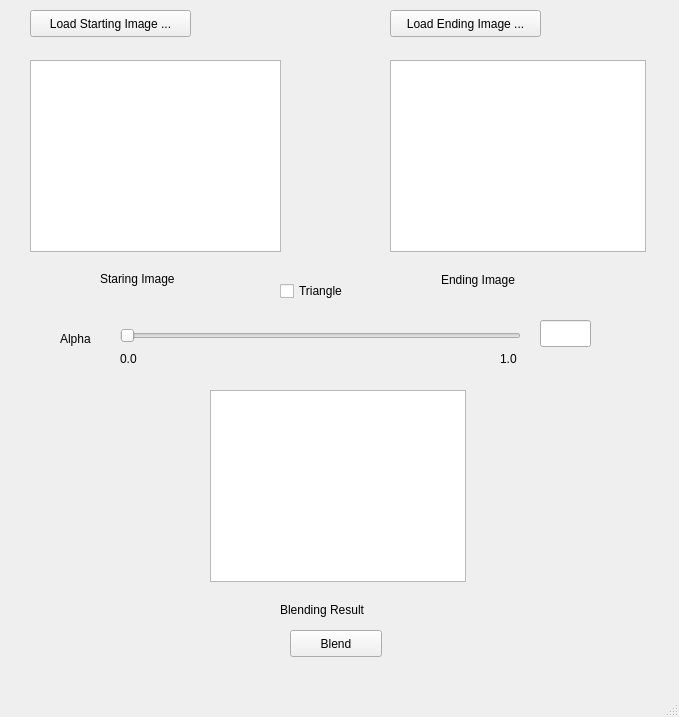
<?xml version="1.0" encoding="UTF-8"?>
<ui version="4.0">
 <class>MainWindow</class>
 <widget class="QMainWindow" name="MainWindow">
  <property name="geometry">
   <rect>
    <x>0</x>
    <y>0</y>
    <width>679</width>
    <height>717</height>
   </rect>
  </property>
  <property name="mouseTracking">
   <bool>true</bool>
  </property>
  <property name="focusPolicy">
   <enum>Qt::ClickFocus</enum>
  </property>
  <property name="windowTitle">
   <string>MainWindow</string>
  </property>
  <widget class="QWidget" name="centralwidget">
   <widget class="QPushButton" name="LoadImg1">
    <property name="geometry">
     <rect>
      <x>30</x>
      <y>10</y>
      <width>161</width>
      <height>27</height>
     </rect>
    </property>
    <property name="text">
     <string>Load Starting Image ...</string>
    </property>
   </widget>
   <widget class="QPushButton" name="LoadImg2">
    <property name="geometry">
     <rect>
      <x>390</x>
      <y>10</y>
      <width>151</width>
      <height>27</height>
     </rect>
    </property>
    <property name="text">
     <string>Load Ending Image ...</string>
    </property>
   </widget>
   <widget class="QGraphicsView" name="Img1">
    <property name="geometry">
     <rect>
      <x>30</x>
      <y>60</y>
      <width>251</width>
      <height>192</height>
     </rect>
    </property>
    <property name="mouseTracking">
     <bool>true</bool>
    </property>
    <property name="focusPolicy">
     <enum>Qt::ClickFocus</enum>
    </property>
   </widget>
   <widget class="QGraphicsView" name="Img2">
    <property name="geometry">
     <rect>
      <x>390</x>
      <y>60</y>
      <width>256</width>
      <height>192</height>
     </rect>
    </property>
    <property name="mouseTracking">
     <bool>true</bool>
    </property>
    <property name="focusPolicy">
     <enum>Qt::ClickFocus</enum>
    </property>
    <property name="acceptDrops">
     <bool>false</bool>
    </property>
   </widget>
   <widget class="QLabel" name="label">
    <property name="geometry">
     <rect>
      <x>100</x>
      <y>270</y>
      <width>101</width>
      <height>17</height>
     </rect>
    </property>
    <property name="text">
     <string>Staring Image</string>
    </property>
   </widget>
   <widget class="QLabel" name="label_2">
    <property name="geometry">
     <rect>
      <x>441</x>
      <y>270</y>
      <width>91</width>
      <height>20</height>
     </rect>
    </property>
    <property name="text">
     <string>Ending Image</string>
    </property>
   </widget>
   <widget class="QSlider" name="Slider">
    <property name="geometry">
     <rect>
      <x>120</x>
      <y>320</y>
      <width>401</width>
      <height>31</height>
     </rect>
    </property>
    <property name="autoFillBackground">
     <bool>false</bool>
    </property>
    <property name="maximum">
     <number>20</number>
    </property>
    <property name="singleStep">
     <number>1</number>
    </property>
    <property name="pageStep">
     <number>10</number>
    </property>
    <property name="orientation">
     <enum>Qt::Horizontal</enum>
    </property>
    <property name="tickInterval">
     <number>0</number>
    </property>
   </widget>
   <widget class="QLabel" name="label_3">
    <property name="geometry">
     <rect>
      <x>60</x>
      <y>330</y>
      <width>62</width>
      <height>17</height>
     </rect>
    </property>
    <property name="text">
     <string>Alpha</string>
    </property>
   </widget>
   <widget class="QGraphicsView" name="Blend">
    <property name="geometry">
     <rect>
      <x>210</x>
      <y>390</y>
      <width>256</width>
      <height>192</height>
     </rect>
    </property>
   </widget>
   <widget class="QLabel" name="label_4">
    <property name="geometry">
     <rect>
      <x>280</x>
      <y>600</y>
      <width>131</width>
      <height>20</height>
     </rect>
    </property>
    <property name="text">
     <string>Blending Result</string>
    </property>
   </widget>
   <widget class="QPushButton" name="pushButton">
    <property name="geometry">
     <rect>
      <x>290</x>
      <y>630</y>
      <width>92</width>
      <height>27</height>
     </rect>
    </property>
    <property name="text">
     <string>Blend</string>
    </property>
   </widget>
   <widget class="QCheckBox" name="checkBox">
    <property name="geometry">
     <rect>
      <x>280</x>
      <y>280</y>
      <width>93</width>
      <height>22</height>
     </rect>
    </property>
    <property name="text">
     <string>Triangle</string>
    </property>
   </widget>
   <widget class="QLineEdit" name="lineEdit">
    <property name="geometry">
     <rect>
      <x>540</x>
      <y>320</y>
      <width>51</width>
      <height>27</height>
     </rect>
    </property>
    <property name="mouseTracking">
     <bool>false</bool>
    </property>
    <property name="readOnly">
     <bool>true</bool>
    </property>
   </widget>
   <widget class="QLabel" name="label_5">
    <property name="geometry">
     <rect>
      <x>120</x>
      <y>350</y>
      <width>62</width>
      <height>17</height>
     </rect>
    </property>
    <property name="text">
     <string>0.0</string>
    </property>
   </widget>
   <widget class="QLabel" name="label_6">
    <property name="geometry">
     <rect>
      <x>500</x>
      <y>350</y>
      <width>62</width>
      <height>17</height>
     </rect>
    </property>
    <property name="text">
     <string>1.0</string>
    </property>
   </widget>
  </widget>
  <widget class="QStatusBar" name="statusbar"/>
 </widget>
 <resources/>
 <connections/>
</ui>
